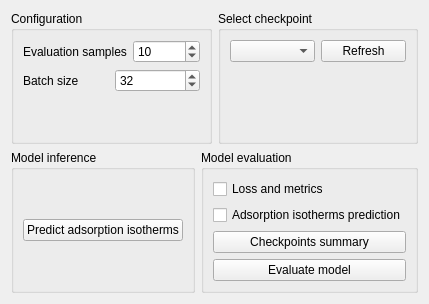
      <widget class="QWidget" name="evalTab">
       <attribute name="title">
        <string>Inference</string>
       </attribute>
       <layout class="QVBoxLayout" name="verticalLayout_16">
        <item>
         <layout class="QHBoxLayout" name="horizontalLayout_5">
          <item>
           <widget class="QGroupBox" name="groupBox_9">
            <property name="title">
             <string>Configuration</string>
            </property>
            <layout class="QVBoxLayout" name="verticalLayout_19">
             <item>
              <layout class="QHBoxLayout" name="horizontalLayout_32">
               <item>
                <widget class="QLabel" name="label_15">
                 <property name="text">
                  <string>Evaluation samples</string>
                 </property>
                </widget>
               </item>
               <item>
                <widget class="QSpinBox" name="evalSamples">
                 <property name="minimum">
                  <number>1</number>
                 </property>
                 <property name="maximum">
                  <number>1000</number>
                 </property>
                 <property name="singleStep">
                  <number>0</number>
                 </property>
                 <property name="value">
                  <number>10</number>
                 </property>
                </widget>
               </item>
              </layout>
             </item>
             <item>
              <layout class="QHBoxLayout" name="horizontalLayout_34">
               <item>
                <widget class="QLabel" name="evalBSLabel">
                 <property name="text">
                  <string>Batch size</string>
                 </property>
                </widget>
               </item>
               <item>
                <widget class="QSpinBox" name="inferenceBatchSize">
                 <property name="minimum">
                  <number>1</number>
                 </property>
                 <property name="maximum">
                  <number>1024</number>
                 </property>
                 <property name="value">
                  <number>32</number>
                 </property>
                </widget>
               </item>
              </layout>
             </item>
             <item>
              <spacer name="verticalSpacer">
               <property name="orientation">
                <enum>Qt::Orientation::Vertical</enum>
               </property>
               <property name="sizeHint" stdset="0">
                <size>
                 <width>20</width>
                 <height>40</height>
                </size>
               </property>
              </spacer>
             </item>
            </layout>
           </widget>
          </item>
          <item>
           <widget class="QGroupBox" name="groupBox_10">
            <property name="title">
             <string>Select checkpoint</string>
            </property>
            <layout class="QVBoxLayout" name="verticalLayout_13">
             <item>
              <layout class="QHBoxLayout" name="horizontalLayout_3">
               <item>
                <widget class="QComboBox" name="checkpointsList"/>
               </item>
               <item>
                <widget class="QPushButton" name="refreshCheckpoints">
                 <property name="text">
                  <string>Refresh</string>
                 </property>
                </widget>
               </item>
              </layout>
             </item>
             <item>
              <spacer name="verticalSpacer_9">
               <property name="orientation">
                <enum>Qt::Orientation::Vertical</enum>
               </property>
               <property name="sizeHint" stdset="0">
                <size>
                 <width>20</width>
                 <height>40</height>
                </size>
               </property>
              </spacer>
             </item>
            </layout>
           </widget>
          </item>
         </layout>
        </item>
        <item>
         <layout class="QHBoxLayout" name="horizontalLayout_8">
          <item>
           <widget class="QGroupBox" name="groupBox_8">
            <property name="title">
             <string>Model inference</string>
            </property>
            <layout class="QVBoxLayout" name="verticalLayout_15">
             <item>
              <widget class="QPushButton" name="predictAdsorption">
               <property name="text">
                <string>Predict adsorption isotherms</string>
               </property>
              </widget>
             </item>
            </layout>
           </widget>
          </item>
          <item>
           <widget class="QGroupBox" name="groupBox_7">
            <property name="title">
             <string>Model evaluation</string>
            </property>
            <layout class="QVBoxLayout" name="verticalLayout_21">
             <item>
              <widget class="QCheckBox" name="evalReport">
               <property name="text">
                <string>Loss and metrics</string>
               </property>
              </widget>
             </item>
             <item>
              <widget class="QCheckBox" name="adsIsothermsComparison">
               <property name="text">
                <string>Adsorption isotherms prediction</string>
               </property>
              </widget>
             </item>
             <item>
              <widget class="QPushButton" name="checkpointSummary">
               <property name="toolTip">
                <string>&lt;html&gt;&lt;head/&gt;&lt;body&gt;&lt;p&gt;Create checkpoints summary that includes all configurations for each pretrained model&lt;/p&gt;&lt;/body&gt;&lt;/html&gt;</string>
               </property>
               <property name="text">
                <string>Checkpoints summary</string>
               </property>
              </widget>
             </item>
             <item>
              <widget class="QPushButton" name="evaluateModel">
               <property name="text">
                <string>Evaluate model</string>
               </property>
              </widget>
             </item>
            </layout>
           </widget>
          </item>
         </layout>
        </item>
       </layout>
      </widget>
